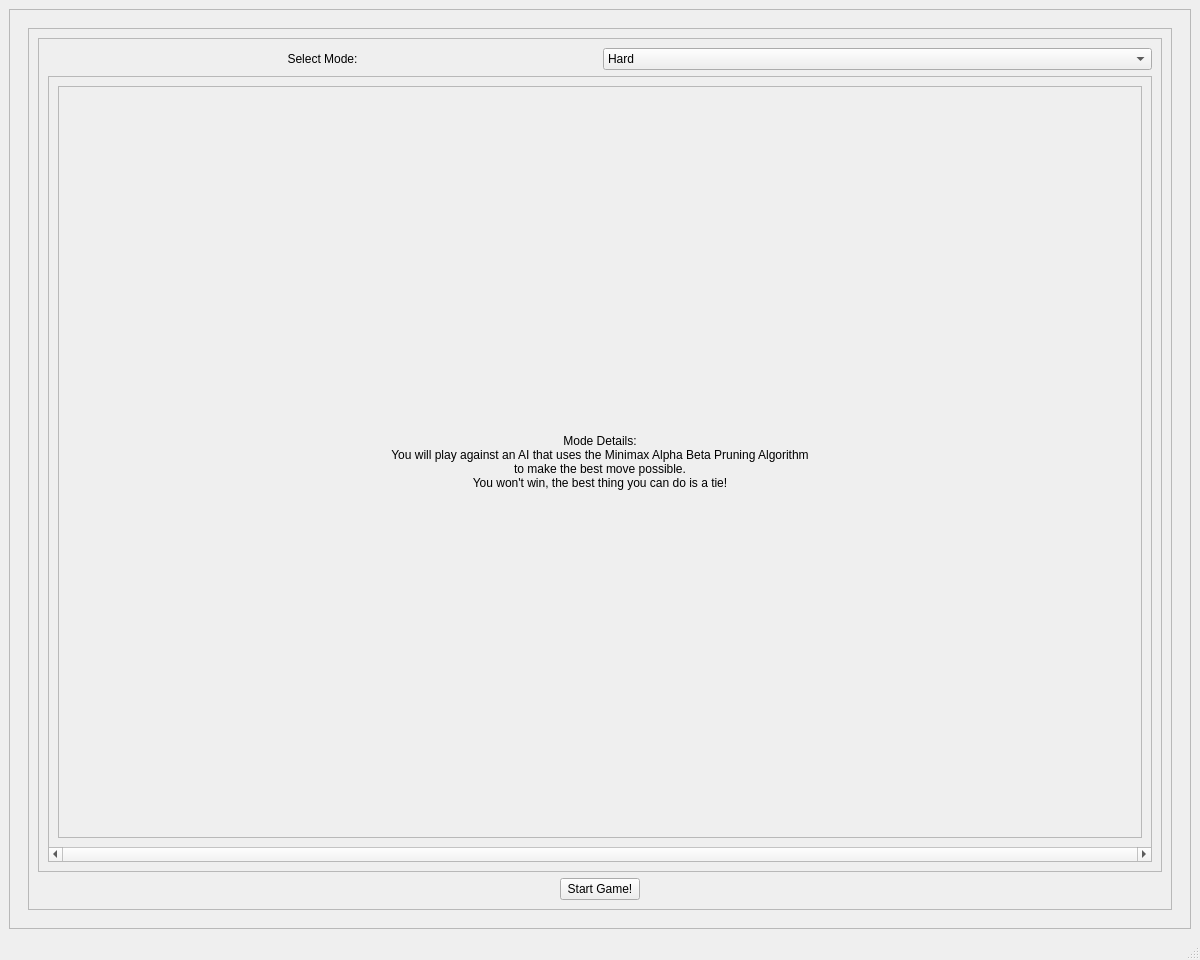
<?xml version="1.0" encoding="UTF-8"?>
<ui version="4.0">
 <class>MainWindow</class>
 <widget class="QMainWindow" name="MainWindow">
  <property name="geometry">
   <rect>
    <x>0</x>
    <y>0</y>
    <width>1200</width>
    <height>960</height>
   </rect>
  </property>
  <property name="windowTitle">
   <string>Tic Tac Toe-AI (Desktop)</string>
  </property>
  <property name="windowIcon">
   <iconset>
    <normaloff>icon.svg</normaloff>icon.svg</iconset>
  </property>
  <property name="windowOpacity">
   <double>0.990000000000000</double>
  </property>
  <property name="styleSheet">
   <string notr="true"/>
  </property>
  <widget class="QWidget" name="centralwidget">
   <layout class="QGridLayout" name="gridLayout">
    <item row="0" column="0">
     <widget class="QFrame" name="frame_main">
      <property name="frameShape">
       <enum>QFrame::StyledPanel</enum>
      </property>
      <property name="frameShadow">
       <enum>QFrame::Raised</enum>
      </property>
      <layout class="QGridLayout" name="gridLayout_2">
       <item row="0" column="0">
        <widget class="QStackedWidget" name="stackedWidget">
         <property name="currentIndex">
          <number>0</number>
         </property>
         <widget class="QWidget" name="page_home">
          <layout class="QGridLayout" name="gridLayout_3">
           <item row="0" column="0">
            <widget class="QFrame" name="frame_mainHomePage">
             <property name="frameShape">
              <enum>QFrame::StyledPanel</enum>
             </property>
             <property name="frameShadow">
              <enum>QFrame::Raised</enum>
             </property>
             <layout class="QGridLayout" name="gridLayout_4">
              <item row="1" column="0">
               <spacer name="horizontalSpacer_homeLeft">
                <property name="orientation">
                 <enum>Qt::Horizontal</enum>
                </property>
                <property name="sizeHint" stdset="0">
                 <size>
                  <width>40</width>
                  <height>20</height>
                 </size>
                </property>
               </spacer>
              </item>
              <item row="1" column="1">
               <widget class="QPushButton" name="pushButton_startGame">
                <property name="styleSheet">
                 <string notr="true"/>
                </property>
                <property name="text">
                 <string>Start Game!</string>
                </property>
               </widget>
              </item>
              <item row="1" column="2">
               <spacer name="horizontalSpacer_homeRight">
                <property name="orientation">
                 <enum>Qt::Horizontal</enum>
                </property>
                <property name="sizeHint" stdset="0">
                 <size>
                  <width>40</width>
                  <height>20</height>
                 </size>
                </property>
               </spacer>
              </item>
              <item row="0" column="0" colspan="3">
               <widget class="QFrame" name="frame_mode">
                <property name="frameShape">
                 <enum>QFrame::StyledPanel</enum>
                </property>
                <property name="frameShadow">
                 <enum>QFrame::Raised</enum>
                </property>
                <layout class="QGridLayout" name="gridLayout_5">
                 <item row="0" column="1">
                  <widget class="QComboBox" name="comboBox_mode">
                   <item>
                    <property name="text">
                     <string>Hard</string>
                    </property>
                   </item>
                   <item>
                    <property name="text">
                     <string>Easy</string>
                    </property>
                   </item>
                   <item>
                    <property name="text">
                     <string>2 Players</string>
                    </property>
                   </item>
                  </widget>
                 </item>
                 <item row="0" column="0">
                  <widget class="QLabel" name="label_selectMode">
                   <property name="text">
                    <string>Select Mode:</string>
                   </property>
                   <property name="alignment">
                    <set>Qt::AlignCenter</set>
                   </property>
                  </widget>
                 </item>
                 <item row="1" column="0" colspan="2">
                  <widget class="QScrollArea" name="scrollArea_modeDetails">
                   <property name="verticalScrollBarPolicy">
                    <enum>Qt::ScrollBarAsNeeded</enum>
                   </property>
                   <property name="horizontalScrollBarPolicy">
                    <enum>Qt::ScrollBarAlwaysOn</enum>
                   </property>
                   <property name="widgetResizable">
                    <bool>true</bool>
                   </property>
                   <property name="alignment">
                    <set>Qt::AlignLeading|Qt::AlignLeft|Qt::AlignVCenter</set>
                   </property>
                   <widget class="QWidget" name="scrollAreaWidgetContents">
                    <property name="geometry">
                     <rect>
                      <x>0</x>
                      <y>0</y>
                      <width>1102</width>
                      <height>751</height>
                     </rect>
                    </property>
                    <layout class="QGridLayout" name="gridLayout_6">
                     <item row="0" column="0">
                      <widget class="QFrame" name="frame_modeDetails">
                       <property name="frameShape">
                        <enum>QFrame::StyledPanel</enum>
                       </property>
                       <property name="frameShadow">
                        <enum>QFrame::Raised</enum>
                       </property>
                       <layout class="QGridLayout" name="gridLayout_7">
                        <item row="0" column="0">
                         <widget class="QLabel" name="label_modeDetails">
                          <property name="text">
                           <string>Mode Details:
You will play against an AI that uses the Minimax Alpha Beta Pruning Algorithm
to make the best move possible.
You won't win, the best thing you can do is a tie!</string>
                          </property>
                          <property name="alignment">
                           <set>Qt::AlignCenter</set>
                          </property>
                         </widget>
                        </item>
                       </layout>
                      </widget>
                     </item>
                    </layout>
                   </widget>
                  </widget>
                 </item>
                </layout>
               </widget>
              </item>
             </layout>
            </widget>
           </item>
          </layout>
         </widget>
         <widget class="QWidget" name="page_game">
          <property name="styleSheet">
           <string notr="true"/>
          </property>
          <layout class="QGridLayout" name="gridLayout_8">
           <item row="0" column="0">
            <widget class="QFrame" name="frame_game">
             <property name="frameShape">
              <enum>QFrame::StyledPanel</enum>
             </property>
             <property name="frameShadow">
              <enum>QFrame::Raised</enum>
             </property>
             <layout class="QGridLayout" name="gridLayout_9">
              <item row="0" column="1">
               <spacer name="horizontalSpacer_gameRight">
                <property name="orientation">
                 <enum>Qt::Horizontal</enum>
                </property>
                <property name="sizeHint" stdset="0">
                 <size>
                  <width>40</width>
                  <height>20</height>
                 </size>
                </property>
               </spacer>
              </item>
              <item row="0" column="0">
               <widget class="QPushButton" name="pushButton_quit">
                <property name="text">
                 <string>Quit</string>
                </property>
               </widget>
              </item>
              <item row="0" column="2">
               <widget class="QPushButton" name="pushButton_reset">
                <property name="text">
                 <string>Reset Game</string>
                </property>
               </widget>
              </item>
              <item row="1" column="0" colspan="3">
               <widget class="QFrame" name="frame_gameBoard">
                <property name="styleSheet">
                 <string notr="true"/>
                </property>
                <property name="frameShape">
                 <enum>QFrame::StyledPanel</enum>
                </property>
                <property name="frameShadow">
                 <enum>QFrame::Raised</enum>
                </property>
                <layout class="QGridLayout" name="gridLayout_10">
                 <item row="1" column="1">
                  <widget class="QPushButton" name="pushButton_gameBoard_4">
                   <property name="sizePolicy">
                    <sizepolicy hsizetype="Preferred" vsizetype="Preferred">
                     <horstretch>0</horstretch>
                     <verstretch>0</verstretch>
                    </sizepolicy>
                   </property>
                   <property name="text">
                    <string/>
                   </property>
                  </widget>
                 </item>
                 <item row="2" column="0">
                  <widget class="QPushButton" name="pushButton_gameBoard_6">
                   <property name="sizePolicy">
                    <sizepolicy hsizetype="Preferred" vsizetype="Preferred">
                     <horstretch>0</horstretch>
                     <verstretch>0</verstretch>
                    </sizepolicy>
                   </property>
                   <property name="text">
                    <string/>
                   </property>
                  </widget>
                 </item>
                 <item row="0" column="0">
                  <widget class="QPushButton" name="pushButton_gameBoard_0">
                   <property name="sizePolicy">
                    <sizepolicy hsizetype="Preferred" vsizetype="Preferred">
                     <horstretch>0</horstretch>
                     <verstretch>0</verstretch>
                    </sizepolicy>
                   </property>
                   <property name="styleSheet">
                    <string notr="true"/>
                   </property>
                   <property name="text">
                    <string/>
                   </property>
                  </widget>
                 </item>
                 <item row="2" column="2">
                  <widget class="QPushButton" name="pushButton_gameBoard_8">
                   <property name="sizePolicy">
                    <sizepolicy hsizetype="Preferred" vsizetype="Preferred">
                     <horstretch>0</horstretch>
                     <verstretch>0</verstretch>
                    </sizepolicy>
                   </property>
                   <property name="text">
                    <string/>
                   </property>
                  </widget>
                 </item>
                 <item row="0" column="2">
                  <widget class="QPushButton" name="pushButton_gameBoard_2">
                   <property name="sizePolicy">
                    <sizepolicy hsizetype="Preferred" vsizetype="Preferred">
                     <horstretch>0</horstretch>
                     <verstretch>0</verstretch>
                    </sizepolicy>
                   </property>
                   <property name="text">
                    <string/>
                   </property>
                  </widget>
                 </item>
                 <item row="0" column="1">
                  <widget class="QPushButton" name="pushButton_gameBoard_1">
                   <property name="sizePolicy">
                    <sizepolicy hsizetype="Preferred" vsizetype="Preferred">
                     <horstretch>0</horstretch>
                     <verstretch>0</verstretch>
                    </sizepolicy>
                   </property>
                   <property name="text">
                    <string/>
                   </property>
                  </widget>
                 </item>
                 <item row="2" column="1">
                  <widget class="QPushButton" name="pushButton_gameBoard_7">
                   <property name="sizePolicy">
                    <sizepolicy hsizetype="Preferred" vsizetype="Preferred">
                     <horstretch>0</horstretch>
                     <verstretch>0</verstretch>
                    </sizepolicy>
                   </property>
                   <property name="text">
                    <string/>
                   </property>
                  </widget>
                 </item>
                 <item row="1" column="0">
                  <widget class="QPushButton" name="pushButton_gameBoard_3">
                   <property name="sizePolicy">
                    <sizepolicy hsizetype="Preferred" vsizetype="Preferred">
                     <horstretch>0</horstretch>
                     <verstretch>0</verstretch>
                    </sizepolicy>
                   </property>
                   <property name="text">
                    <string/>
                   </property>
                  </widget>
                 </item>
                 <item row="1" column="2">
                  <widget class="QPushButton" name="pushButton_gameBoard_5">
                   <property name="sizePolicy">
                    <sizepolicy hsizetype="Preferred" vsizetype="Preferred">
                     <horstretch>0</horstretch>
                     <verstretch>0</verstretch>
                    </sizepolicy>
                   </property>
                   <property name="text">
                    <string/>
                   </property>
                  </widget>
                 </item>
                </layout>
               </widget>
              </item>
              <item row="2" column="0" colspan="3">
               <widget class="QLabel" name="label_gameBottomText">
                <property name="sizePolicy">
                 <sizepolicy hsizetype="Preferred" vsizetype="Fixed">
                  <horstretch>0</horstretch>
                  <verstretch>0</verstretch>
                 </sizepolicy>
                </property>
                <property name="text">
                 <string>The AI let's you go first out of pity.</string>
                </property>
               </widget>
              </item>
             </layout>
            </widget>
           </item>
          </layout>
         </widget>
        </widget>
       </item>
      </layout>
     </widget>
    </item>
   </layout>
  </widget>
  <widget class="QMenuBar" name="menubar">
   <property name="geometry">
    <rect>
     <x>0</x>
     <y>0</y>
     <width>1200</width>
     <height>22</height>
    </rect>
   </property>
  </widget>
  <widget class="QStatusBar" name="statusbar"/>
 </widget>
 <resources/>
 <connections/>
</ui>
